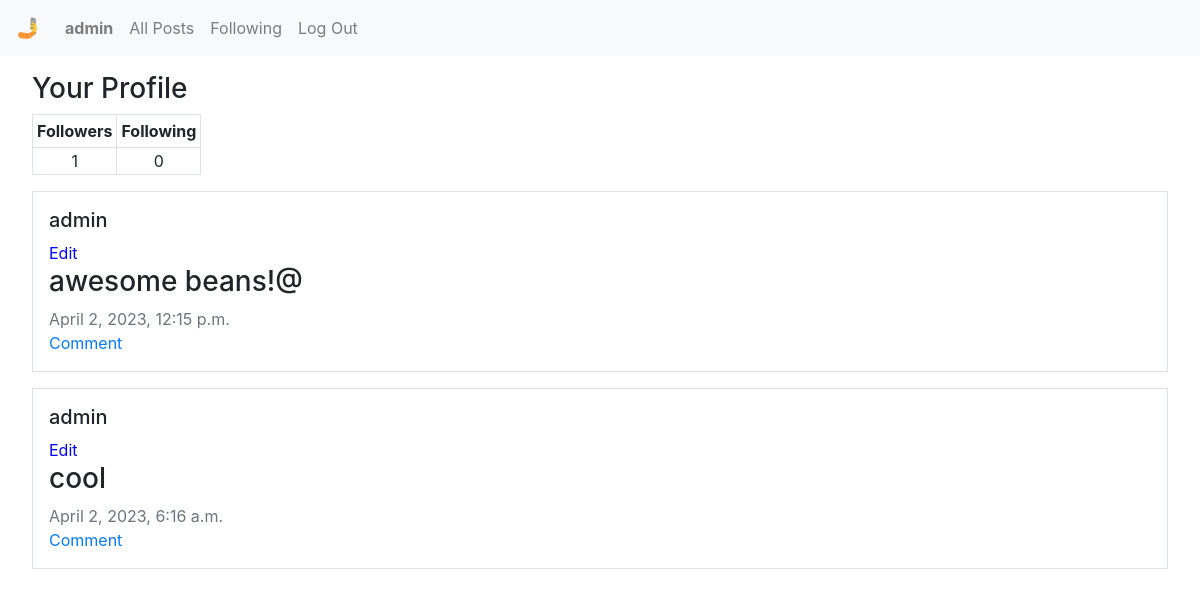
Screenshot of /profile/admin (signed in) with the database file from the repository.
### network/models.py (models this page shows, shortened)
class User(AbstractUser):
    pass

class Post(models.Model):
    poster = models.ForeignKey(User, on_delete=models.CASCADE, null=True, default=None)
    post = models.CharField(max_length=2000)
    datetime = models.DateTimeField(auto_now=True)

### network/views.py (the view, shortened to what this page needs)
# urls.py: path("profile/<str:user>", views.profile, name="profile"),
@csrf_exempt
def profile(request, user):
    profile_user = User.objects.get(username=user)
    posts = Post.objects.filter(poster=profile_user).order_by('datetime')
    followers = Follow.objects.filter(following_user=profile_user).count()
    following = Follow.objects.filter(user=profile_user).count()
    try:
        Follow.objects.get(user=request.user, following_user=User.objects.get(username=user))
        f_status = True
    except:
        f_status = False
    return render(request, "network/profile.html",{
        "posts": posts,
        "user": profile_user.username,
        "followers": followers,
        "following": following,
        "f_status": f_status
    })

### network/templates/network/profile.html (shortened to what this page needs)
{% extends "network/layout.html" %}
{% block body %}
    <h3 class="ml-3">{% if user == request.user.username %}Your Profile{% else %}{{ user }}{% endif %}</h3>
    <table class="ml-3">
        <thead>
            <tr>
                <th class="border p-1">Followers</th>
                <th class="border p-1">Following</th>
            </tr>
        </thead>
        <tbody>
            <tr>
                <td id="follower-num" class="border text-center">{{ followers }}</td>
                <td id="following-num" class="border text-center">{{ following }}</td>
                <td>
                </td>
            </tr>
        </tbody>
    </table>
    <div class="posts">
        {% for post in posts reversed %}
        <div class="border m-3 p-3">
            <h5>{{ post.poster }}</h5>
            {% if request.user == post.poster %}
                <button id="edit_post{{ post.pk }}" class="edit btn btn-primary" data-post_id="{{ post.pk }}">Edit</button><br>
            {% endif %}
            <div id="post_body{{ post.pk }}"><h3>{{ post.post }}</h3></div>
            <div class="text-muted">{{ post.datetime }}</div>
            <a href="#">Comment</a>
        </div>
        {% empty %}
        <div class="m-3 p-3"><h5>No posts to display.</h5></div>
        {% endfor %}
    </div>
{% endblock %}

### network/templates/network/layout.html (shortened to what this page needs)
{% load static %}
<!DOCTYPE html>
<html lang="en">
    <head>
        <link rel="stylesheet" href="https://stackpath.bootstrapcdn.com/bootstrap/4.4.1/css/bootstrap.min.css">
        <link href="{% static 'network/styles.css' %}" rel="stylesheet">
    </head>
    <body>
        <nav class="navbar navbar-expand-lg navbar-light bg-light">
            <a class="navbar-brand" href="{% url 'index' %}">🤳</a>
            <div>
              <ul class="navbar-nav mr-auto">
                {% if request.user.is_authenticated %}
                    <li class="nav-item">
                        <a class="nav-link" href="{% url 'profile' request.user.username %}"><strong>{{ request.user.username }}</strong></a>
                    </li>
                {% endif %}
                <li class="nav-item">
                  <a class="nav-link" href="{% url 'index' %}">All Posts</a>
                </li>
                {% if request.user.is_authenticated %}
                    <li class="nav-item">
                        <a class="nav-link" href="#">Following</a>
                    </li>
                    <li class="nav-item">
                        <a class="nav-link" href="{% url 'logout' %}">Log Out</a>
                    </li>
                {% endif %}
              </ul>
            </div>
          </nav>
        <div class="body m-3">
            {% block body %}
            {% endblock %}
        </div>
    </body>
</html>

### network/static/network/styles.css (style rules this page uses)
.edit { background: transparent; border: none; padding: 0%; color:blue }

### rows the page displays
User: user.username "admin"
Post: poster "admin", post "awesome beans!@", datetime "April 2, 2023, 12:15 p.m."
Post: poster "admin", post "cool", datetime "April 2, 2023, 6:16 a.m."

### other values shown
{{ followers }} "1"
{{ following }} "0"
